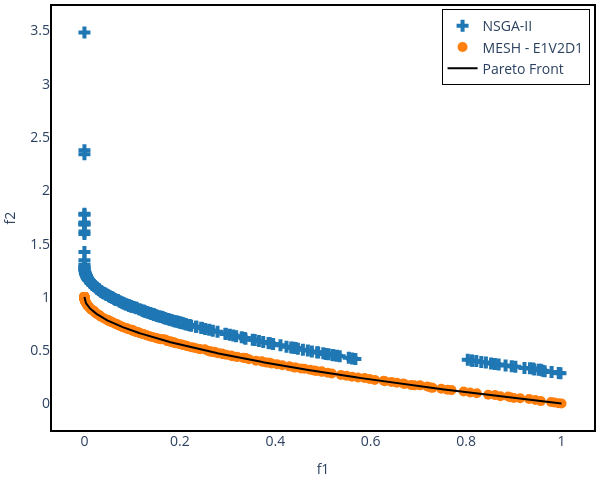

Notebook code for this chart:
### Markdown cell above
### MESH vs Pymoo 2D:

### Code cell
nsga2_result = pickle.load(open(f'../result/NSGA2_{experiment_name}.pkl', 'rb'))

# Creating a subplot
fig = go.Figure()

fig.add_trace(go.Scatter(x=nsga2_result['combined'][1][:,0], 
               y=nsga2_result['combined'][1][:,1],
               mode='markers', marker=dict(size=10, symbol='cross', color=mcolors.to_hex(cm.tab10(0))),
               name="NSGA-II")
               )

add_MESH = True
if(add_MESH):
    for i in range(num_dataset):
        fig.add_trace(pareto_front[i])

# Plotting the Pareto front
real_pareto_front = get_pareto(experiment_name, n_pareto_points, position_dim, 2)
fig.add_trace(
	go.Scatter(x=real_pareto_front[:,0],
		y=real_pareto_front[:,1],
		mode='lines', line=dict(width=2, color='black'),
		name='Pareto Front',
		showlegend=True
		)
	)

# Setting layout
fig.update_layout(
    shapes=[
        dict(
            type="rect",
            xref="paper", yref="paper",
            x0=0, y0=0, x1=1, y1=1,
            line=dict(color="black", width=2),
            fillcolor="rgba(0,0,0,0)"  # Transparente
        )
    ],
    xaxis=dict(title=dict(text='f1', font=dict(size=14)), tickfont=dict(size=14)),
    yaxis=dict(title=dict(text='f2', font=dict(size=14)), tickfont=dict(size=14)),
    # title=dict(
    #     text='MESH vs NSGA-II - ' + experiment_name,
    #     x=0.5,  # Centering the title
    #     xanchor='center',
    #     yanchor='top'
    # ),
    legend=dict(
        x=0.99,
        y=0.99,
        xanchor="right",
        yanchor="top",
        bgcolor="rgba(255,255,255,0.8)",  # fundo leve para não colidir com os pontos
        bordercolor="black",
        borderwidth=1,
        font=dict(size=14)
    ),
    showlegend=True,
    margin=dict(l=5, r=5, b=5, t=5), # Rearrange the margin
    width=600,   # Figure width (pixels)
    height=480,  # Figure height (pixels)
    paper_bgcolor="white",
    plot_bgcolor='white'
)

# Showing the figure
fig.show()

### Figure 1 — Plotly figure (JSON) as saved in the notebook; plotly's stock layout.template omitted (floating-point values rounded to 4 significant figures; data arrays with more than 128 entries replaced by an {"elided": "..."} marker saying what was removed)
{"data": [{"marker": {"color": "#1f77b4", "size": 10, "symbol": "cross"}, "mode": "markers", "name": "NSGA-II", "type": "scatter", "x": {"elided": "225 float values"}, "y": {"elided": "225 float values"}}, {"marker": {"color": "#ff7f0e", "size": 10, "symbol": "circle"}, "mode": "markers", "name": "MESH - E1V2D1", "showlegend": true, "type": "scatter", "x": {"elided": "300 float values"}, "y": {"elided": "300 float values"}}, {"line": {"color": "black", "width": 2}, "mode": "lines", "name": "Pareto Front", "showlegend": true, "type": "scatter", "x": {"elided": "1000 float values"}, "y": {"elided": "1000 float values"}}], "layout": {"height": 480, "legend": {"bgcolor": "rgba(255,255,255,0.8)", "bordercolor": "black", "borderwidth": 1, "font": {"size": 14}, "x": 0.99, "xanchor": "right", "y": 0.99, "yanchor": "top"}, "margin": {"b": 5, "l": 5, "r": 5, "t": 5}, "paper_bgcolor": "white", "plot_bgcolor": "white", "shapes": [{"fillcolor": "rgba(0,0,0,0)", "line": {"color": "black", "width": 2}, "type": "rect", "x0": 0, "x1": 1, "xref": "paper", "y0": 0, "y1": 1, "yref": "paper"}], "showlegend": true, "width": 600, "xaxis": {"tickfont": {"size": 14}, "title": {"font": {"size": 14}, "text": "f1"}}, "yaxis": {"tickfont": {"size": 14}, "title": {"font": {"size": 14}, "text": "f2"}}}}
